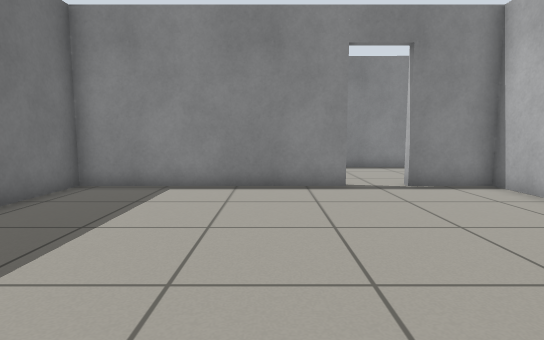
[1] (above)

17 first-person views from a walk through a world built for the Gazebo simulator. The camera is 0.72 m above the floor, tilts 6° down and sees 80° across. The floor is counted in squares, 0.5 m on a side. Each view is taken from the middle of a square. On the plan, view 1 faces up. The plan holds only what a view shows up to about 15 squares ahead; the rest is blank.

[2]
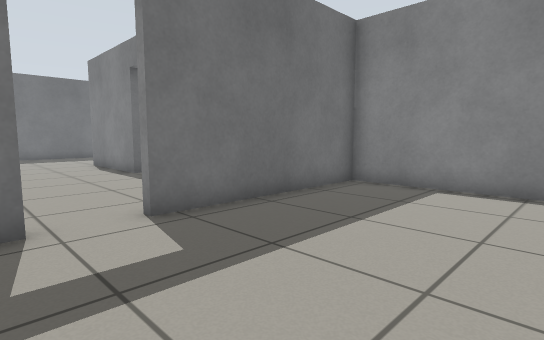

[3]
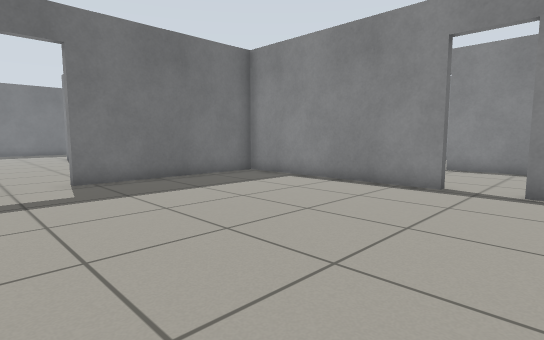

[4]
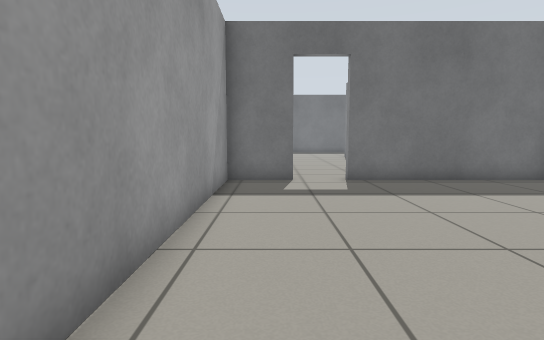

[5]
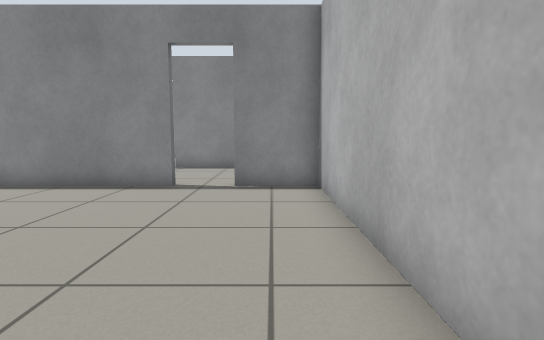

[6]
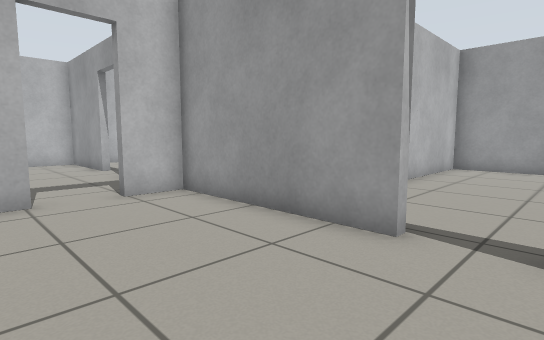

[7]
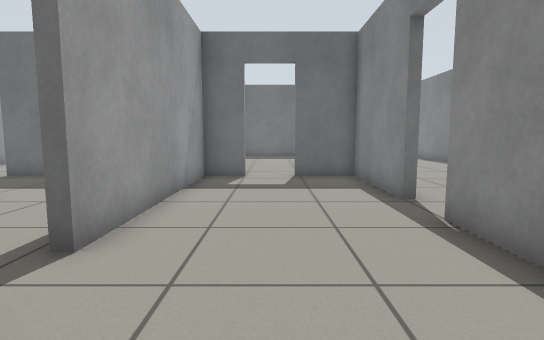

[8]
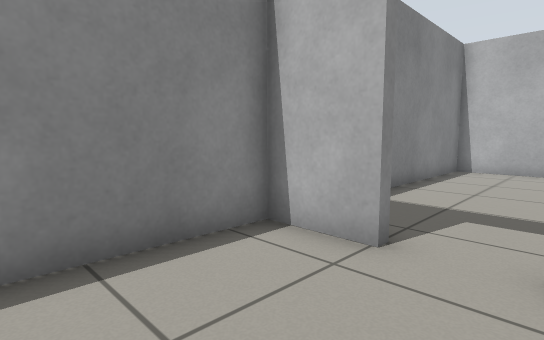

[9]
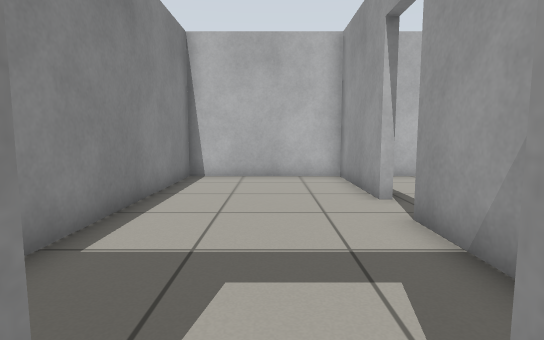

[10]
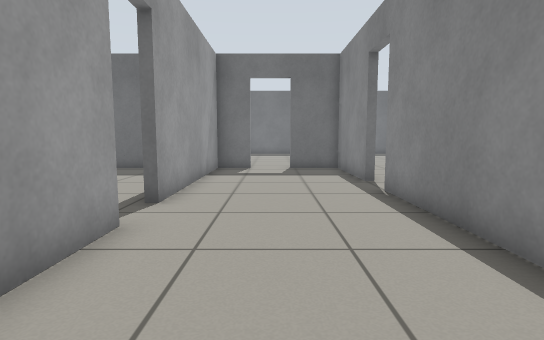

[11]
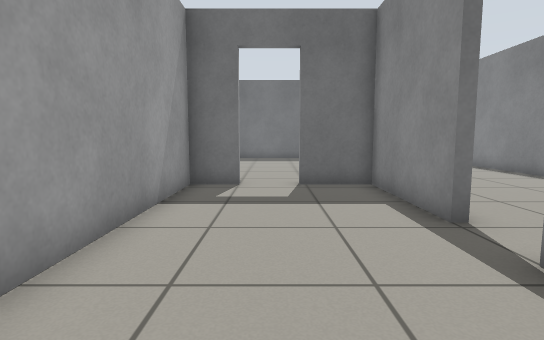

[12]
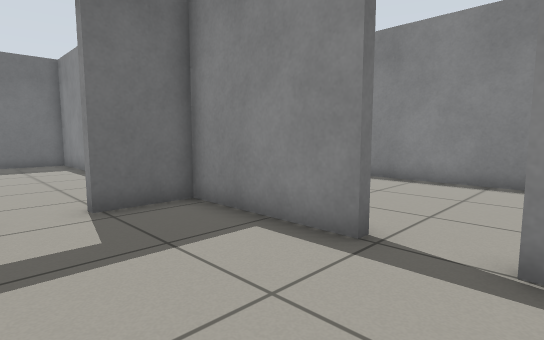

[13]
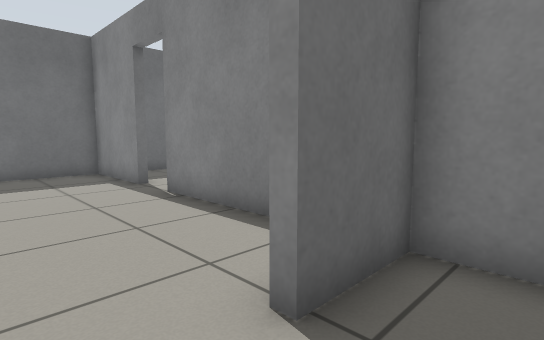

[14]
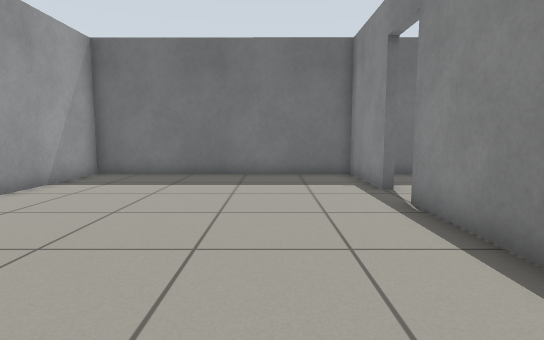

[15]
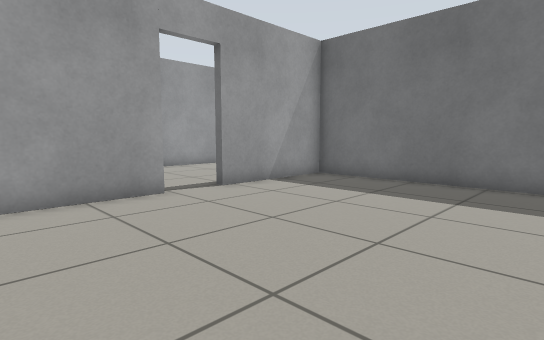

[16]
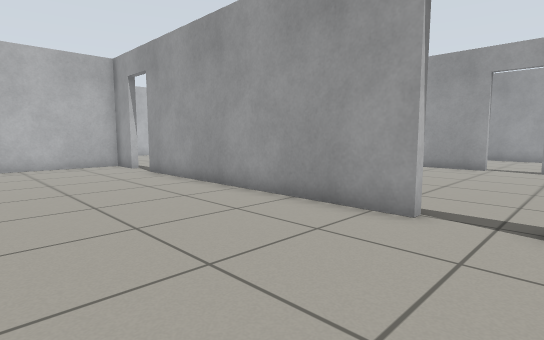

[17]
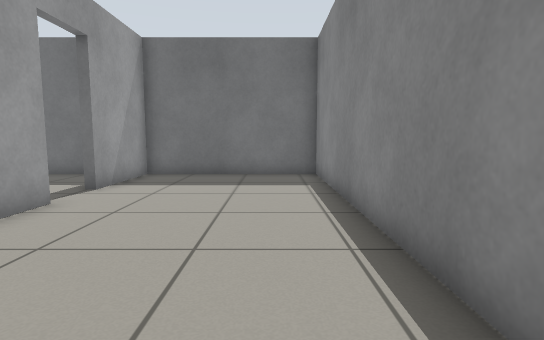

### Floor plan
Points are (right, up) in squares from view 1. A wall is a line through its corners. A room is listed if a view was taken in it or the views show most of it. See-through windows are left out.
Room 1 (views 1, 2, 3, 4, 5)
walls: (2.3, 9.3) (-5.6, 9.3) (-5.6, 2.4); (-5.6, 0.7) (-5.6, -1.5) (6.3, -1.5) (6.3, 9.3) (3.9, 9.3)
ways out: open door at (3.3, 9.3) to room 2; open door at (-6, 1.5)
Room 2 (views 6, 7, 8, 9, 10, 11, 12, 13, 14)
walls: (-1.3, 15) (-5.6, 15) (-5.6, 12.7); (3.9, 9.6) (9.8, 9.6) (9.8, 11.1); (9.8, 12.8) (9.8, 15) (0.5, 15); (-5.6, 11.1) (-5.6, 9.6) (2.3, 9.6)
ways out: open door at (3.3, 9.3) to room 1; open door at (-6, 11.5) to room 3; open door at (-0.5, 15) to room 4; open door at (10, 12) to room 5
Room 3 (view 15)
walls: (-10.9, 5.4) (-7.5, 5.4); (-13.6, 15) (-17.2, 15) (-17.3, 5.4) (-12.5, 5.4); (-8, 15) (-11.8, 15)
ways out: open door at (-6, 11.5) to room 2; open door at (-12.5, 15) to room 4; open door at (-11.5, 5)
Room 4 (views 16, 17)
walls: (-6.9, 21.7) (-17.2, 21.7) (-17.2, 15.3) (-13.6, 15.3); (-11.8, 15.3) (-1.3, 15.3); (-0.2, 21.7) (-4.7, 21.7); (0.5, 15.3) (1.9, 15.3); (2.2, 15.5) (2.2, 19.6)
ways out: open door at (-0.5, 15) to room 2; open door at (-12.5, 15) to room 3
Room 5 (no view inside)
walls: (16.3, 9.6) (20.5, 9.6) (20.5, 15) (12.6, 15); (12, 9.6) (14.5, 9.6)
ways out: open door at (10, 12) to room 2; open door at (15.5, 9.5)

Where each view was taken, in squares from view 1:
view 1: 0 up, 0 right, facing up
view 2: 0 up, 0 right, facing up-left
view 3: 0 up, 5 right, facing up-left
view 4: 0 up, 5 right, facing left
view 5: 0 up, 5 right, facing up
view 6: 14 up, 2 right, facing down-right
view 7: 12 up, 6 right, facing left
view 8: 11 up, 6 right, facing up-right
view 9: 12 up, 9 right, facing right
view 10: 12 up, 9 right, facing left
view 11: 12 up, 4 right, facing left
view 12: 11 up, 1 right, facing up-left
view 13: 11 up, 4 left, facing up-left
view 14: 12 up, 5 left, facing left
view 15: 13 up, 7 left, facing down-left
view 16: 21 up, 14 left, facing down-right
view 17: 20 up, 5 left, facing left
